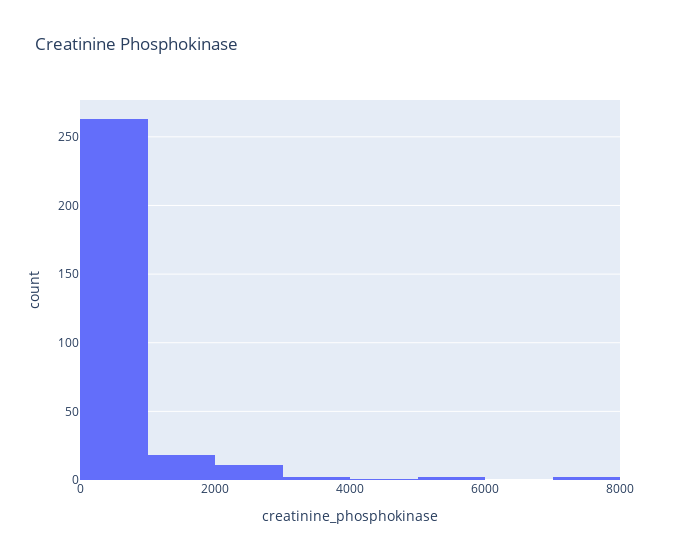

Notebook cell for this chart:
### Code cell
#creatinine_phosphokinase

fig = px.histogram (df,"creatinine_phosphokinase", nbins=10, title='Creatinine Phosphokinase', width=700)
fig.show()

### Figure 1 — Plotly figure (JSON) as saved in the notebook; plotly's stock layout.template omitted (floating-point values rounded to 4 significant figures; data arrays with more than 128 entries replaced by an {"elided": "..."} marker saying what was removed)
{"data": [{"alignmentgroup": "True", "bingroup": "x", "hovertemplate": "creatinine_phosphokinase=%{x}<br>count=%{y}<extra></extra>", "legendgroup": "", "marker": {"color": "#636efa"}, "name": "", "nbinsx": 10, "offsetgroup": "", "orientation": "v", "showlegend": false, "type": "histogram", "x": {"elided": "299 int values"}, "xaxis": "x", "yaxis": "y"}], "layout": {"barmode": "relative", "legend": {"tracegroupgap": 0}, "title": {"text": "Creatinine Phosphokinase"}, "width": 700, "xaxis": {"anchor": "y", "domain": [0, 1], "title": {"text": "creatinine_phosphokinase"}}, "yaxis": {"anchor": "x", "domain": [0, 1], "title": {"text": "count"}}}}
